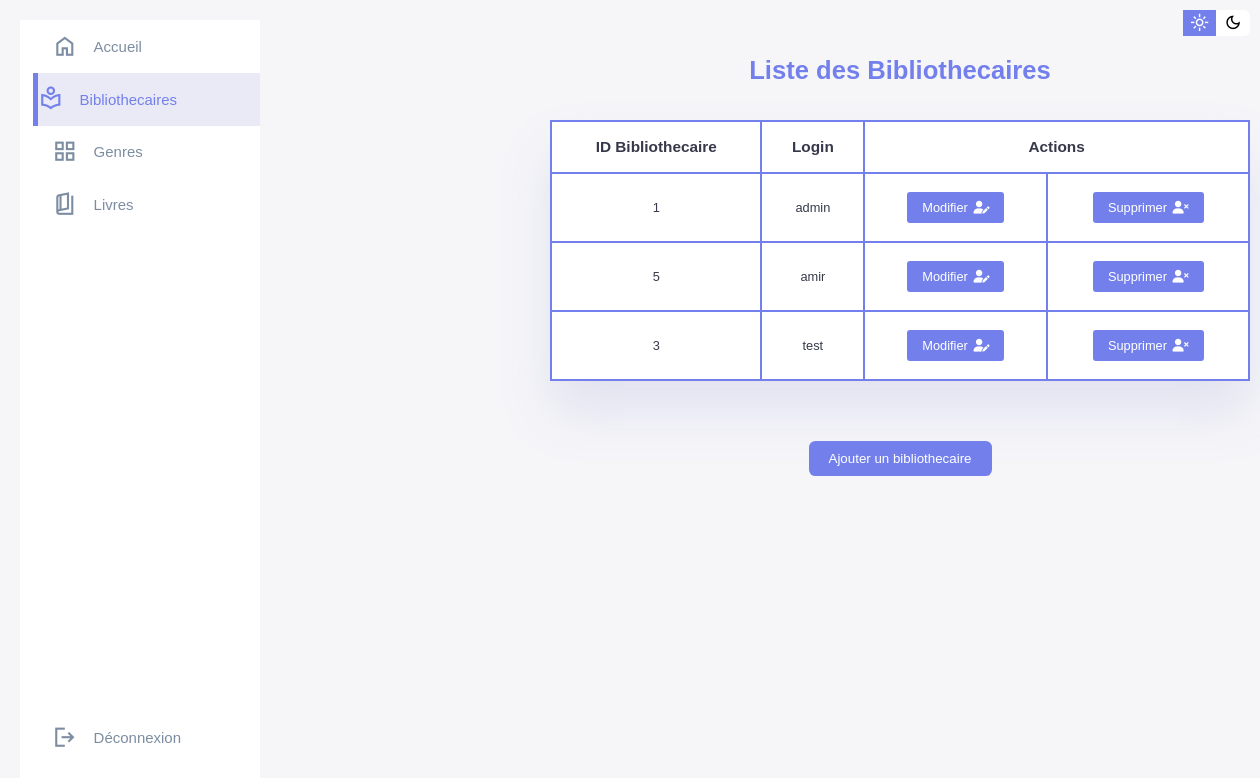
The page /views/liste_bib.php (signed in) on the database its author committed.
### tables this page shows
CREATE TABLE `bibliothecaires` (
  `id_bibliothecaire` int(11) NOT NULL,
  `login_bibliothecaire` varchar(50) NOT NULL,
  `mot_de_passe_bibliothecaire` varchar(255) NOT NULL
);

### classes/classes.php (called while the page is built, shortened)
<?php
class Bibliothecaire
{
    public static function lister()
    {
        $tab = null;
        $cnx = Connexion::getInstance()->getConnexion();
        if ($cnx) {
            $sql = "SELECT * FROM bibliothecaires ORDER BY login_bibliothecaire";
            $resultat = $cnx->query($sql);
            if ($resultat) {
                $tab = $resultat->fetchAll(PDO::FETCH_ASSOC);
            }
        }
        return $tab;
    }
}

### views/liste_bib.php (the view, shortened to what this page needs)
<!DOCTYPE html>
<html lang="en">
<head>
    <link href="https://cdnjs.cloudflare.com/ajax/libs/font-awesome/6.5.1/css/all.min.css" rel="stylesheet">
</head>
<body>
    <div class="container">
        <aside>
            <div class="sidebar">
                <a href="espace_bib.php" <?php if (basename($_SERVER['PHP_SELF']) === 'espace_bib.php') echo 'class="active"'; ?>>
                    <span class="material-symbols-sharp">home</span>
                    <h3 class="sidebT">Accueil</h3>
                </a>
                <a href="liste_bib.php" <?php if (basename($_SERVER['PHP_SELF']) === 'liste_bib.php') echo 'class="active"'; ?>>
                    <span class="material-symbols-sharp">local_library</span>
                    <h3 class="sidebT">Bibliothecaires</h3>
                </a>
                <a href="liste_genre.php" <?php if (basename($_SERVER['PHP_SELF']) === 'liste_genre.php') echo 'class="active"'; ?>>
                    <span class="material-symbols-sharp">grid_view</span>
                    <h3 class="sidebT">Genres</h3>
                </a>
                <a href="liste_livre.php" <?php if (basename($_SERVER['PHP_SELF']) === 'liste_livre.php') echo 'class="active"'; ?>>
                    <span class="material-symbols-sharp">book_5</span>
                    <h3 class="sidebT">Livres</h3>
                </a>
                <a href="../auth/logout.php">
                    <span class="material-symbols-sharp">logout</span>
                    <h3 class="sidebT">Déconnexion</h3>
                </a>
            </div>
        </aside>
        <div class="right">
            <div class="top">
                <div class="theme-toggler">
                    <span class="material-symbols-sharp active">light_mode</span>
                    <span class="material-symbols-sharp">dark_mode</span>
                </div>
            </div>
        </div>
        <main>
            <div class="container3">
                <div class="title">
                    <h1>Liste des Bibliothecaires</h1>
                </div>
                <div class="container3">
                    <?php
                    include(__DIR__ . "/../classes/classes.php");
                    $res = Bibliothecaire::lister();
                    if ($res != null && count($res) > 0) {
                        echo "<table border='1' align='center'>";
                        echo "<tr>
                                <th>ID Bibliothecaire</th>
                                <th>Login</th>
                                <th colspan='2'>Actions</th>
                              </tr>";
                        foreach ($res as $enr) {
                            echo "<tr>
                                    <td>" . $enr['id_bibliothecaire'] . "</td>
                                    <td>" . $enr['login_bibliothecaire'] . "</td>
                                    <td>
                                        <a href='#' class='edit-btn' data-id='" . $enr['id_bibliothecaire'] . "'>
                                            Modifier <i class='fas fa-user-edit' style='margin-left: 2px;'></i>
                                        </a>
                                    </td>
                                    <td>
                                        <a href='#' class='delete-btn' data-id='" . $enr['id_bibliothecaire'] . "'>
                                            Supprimer <i class='fas fa-user-times' style='margin-left: 2px;'></i>
                                        </a>
                                    </td>
                                  </tr>";
                        }
                        echo "</table>";
                    } else {
                        echo "<p style='color: #F7FAFC; margin-bottom: 20px;'>Aucun bibliothecaire trouvé!</p>";
                    }
                    ?>
                    <button class="add-admin-btn" id="openAddAdminModal">Ajouter un bibliothecaire</button>
                </div>
            </div>
        </main>
    </div>
</body>
</html>

### views/liste_bib.php (style rules this page uses)
:root { --clr-primary: #7380ec; --clr-danger: #ff7782; --clr-success: #41f1b6; --clr-white: #fff; --clr-info-dark: #7d8da1; --clr-info-light: #dce1eb; --clr-dark: #363949; --clr-warnig: #ff4edc; --clr-light: rgba(132, 139, 200, 0.18); --clr-primary-variant: #111e88; --clr-dark-variant: #677483; --clr-color-background: #f6f6f9; --card-border-radius: 2rem; --border-radius-1: 0.4rem; --border-radius-2: 0.8rem; --border-radius-3: 1.2rem; --card-padding: 1.8rem; --padding-1: 1.2rem; --box-shadow: 0 2rem 3rem var(--clr-light); --d: 2500ms; --angle: 90deg; --gradX: 100%; --gradY: 50%; --c1: #7380ec; --c2: rgba(168, 239, 255, 0.1); }
* { margin: 0; padding: 0; box-sizing: border-box; border: 0; text-decoration: none; list-style: none; appearance: none; }
body { width: 100vw; height: 100vh; font-size: 0.8rem; background: var(--clr-color-background); font-family: 'Poppins', sans-serif; }
.container { display: grid; width: 100%; gap: 1.8rem; grid-template-columns: 14rem auto 16rem; margin: 0 auto; }
aside { position: fixed; top: 20px; left: 20px; height: 95vh; width: 15rem; background: var(--clr-white); }
aside .sidebar { background: var(--clr-white); display: flex; flex-direction: column; height: 100%; position: relative; }
aside h3 { font-weight: 500; }
aside .sidebar a { display: flex; color: var(--clr-info-dark); margin-left: 2rem; gap: 1rem; align-items: center; height: 3.3rem; transition: all 0.1s ease; }
aside .sidebar a span { font-size: 1.6rem; transition: all 0.3s ease-in-out; }
aside .sidebar a:last-child { position: absolute; bottom: 1rem; width: 100%; }
aside .sidebar a.active { background-color: var(--clr-light); color: var(--clr-primary); margin-left: 0; border-left: 5px solid var(--clr-primary); margin-left: calc(1rem - 3px); }
main { display: flex; justify-content: center; align-items: center; margin-top: 20px; width: 100%; padding-left: 900px; gap: 1rem; }
.right { position: fixed; top: 10px; right: 10px; margin: 0; }
.right .theme-toggler { background: var(--clr-white); display: flex; justify-content: space-between; height: 1.6rem; width: 4.2rem; cursor: pointer; border-radius: var(--border-radius-1); }
.right .theme-toggler span { font-size: 1.2rem; width: 50%; height: 100%; display: flex; align-items: center; justify-content: center; }
.right .theme-toggler span.active { background: var(--clr-primary); color: #fff; }
a { text-decoration: none; }
.title { height: 10vh; width: 100%; display: flex; justify-content: center; align-items: center; }
.container3 { display: flex; flex-direction: column; align-items: center; margin: 10px auto; }
table, th, td { border-collapse: collapse; padding: 1rem; text-align: center; border: solid 2px var(--clr-primary); color: var(--clr-dark); background-color: var(--clr-white); width: fit-content; }
table { width: 700px; box-shadow: var(--box-shadow); margin-bottom: 40px; }
th { color: var(--clr-dark); font-size: larger; }
.title h1 { color: var(--clr-primary); }
.container3 a { display: inline-block; padding: 8px 15px; background-color: var(--clr-primary); color: var(--clr-white); text-decoration: none; border-radius: 3px; border: none; cursor: pointer; margin: 2px; }
.add-admin-btn { display: inline-block; padding: 10px 20px; background-color: var(--clr-primary); color: var(--clr-white); text-decoration: none; border-radius: var(--border-radius-1); border: none; cursor: pointer; margin-top: 20px; }

### rows shown on the page
bibliothecaires: id_bibliothecaire "1", login_bibliothecaire "admin"
bibliothecaires: id_bibliothecaire "5", login_bibliothecaire "amir"
bibliothecaires: id_bibliothecaire "3", login_bibliothecaire "test"
